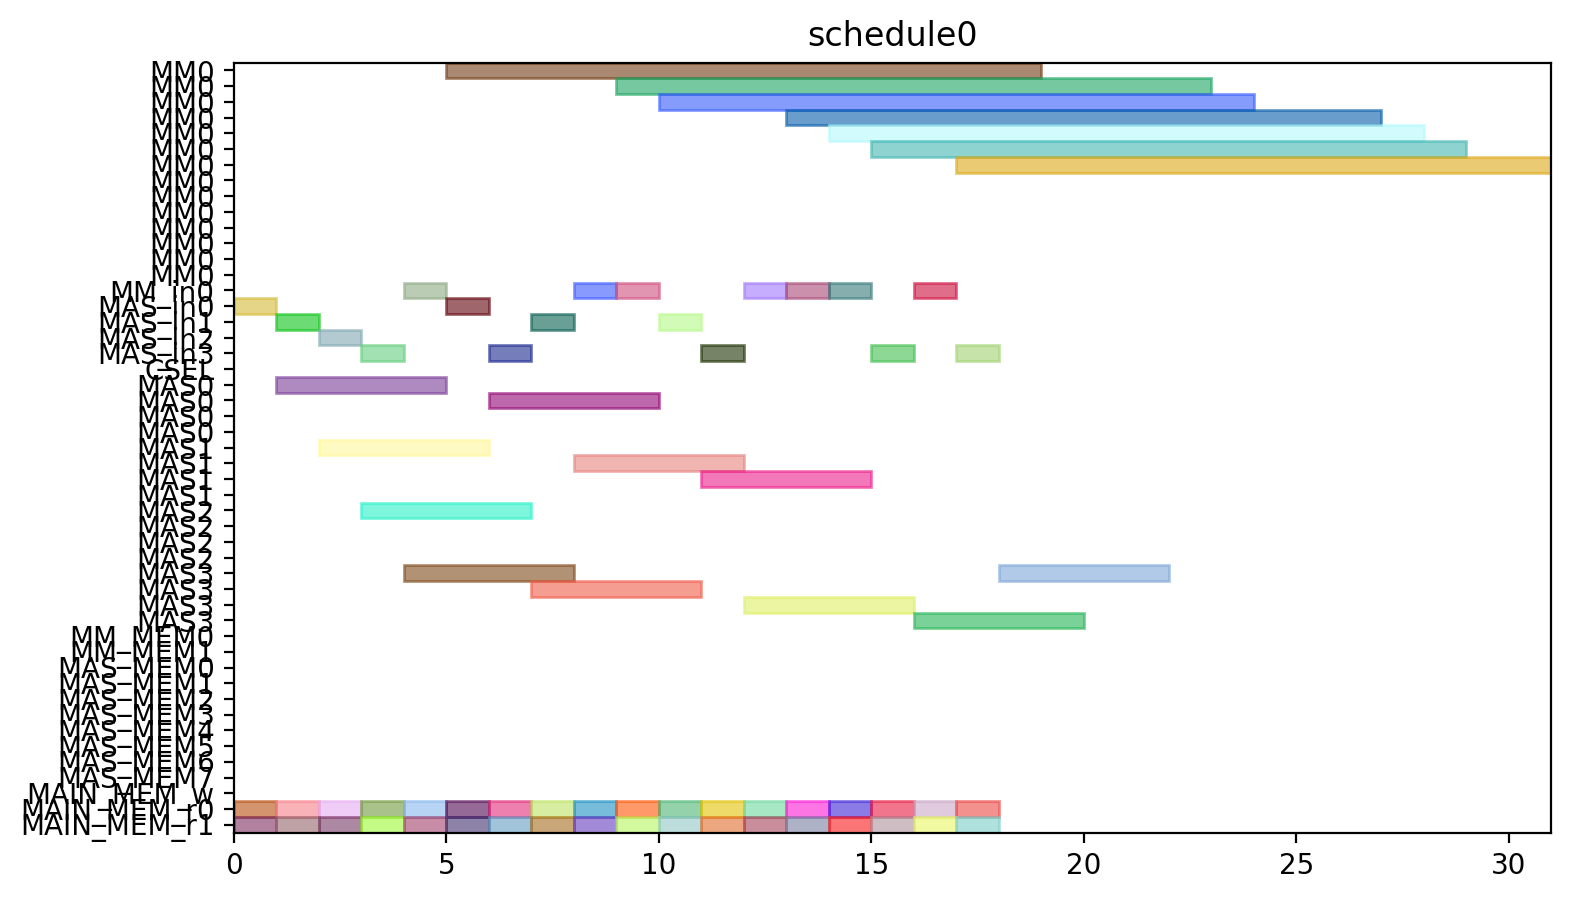

Python code for this plot:
from pyschedule import Scenario, solvers, plotters, alt


def solve():
	horizon = 120
	S = Scenario("schedule0", horizon=horizon)

	# resource
	MM = S.Resources('MM', num=1, size=14)
	MM_in = S.Resources('MM_in', num=1)
	MAS_in = S.Resources('MAS_in', num=4)
	CSEL = S.Resource('CSEL')
	MAS = S.Resources('MAS', num=4, size=4, periods=range(1, horizon))
	MM_MEM = S.Resources('MM_MEM', num=2)
	MAS_MEM = S.Resources('MAS_MEM', num=8)
	MAIN_MEM_w = S.Resource('MAIN_MEM_w', size=1)
	MAIN_MEM_r = S.Resources('MAIN_MEM_r', num=2)

	# result of previous scheduling

	# new tasks
	t0_t0 = S.Task('t0_t0', length=4, delay_cost=1)
	t0_t0 += alt(MAS)
	t0_t0_in = S.Task('t0_t0_in', length=1, delay_cost=1)
	t0_t0_in += alt(MAS_in)
	S += t0_t0_in*MAS_in[0]<=t0_t0*MAS[0]

	S += t0_t0_in*MAS_in[1]<=t0_t0*MAS[1]

	S += t0_t0_in*MAS_in[2]<=t0_t0*MAS[2]

	S += t0_t0_in*MAS_in[3]<=t0_t0*MAS[3]

	t0_t0_mem0 = S.Task('t0_t0_mem0', length=1, delay_cost=1)
	t0_t0_mem0 += MAIN_MEM_r[0]
	S += t0_t0_mem0 <= t0_t0

	t0_t0_mem1 = S.Task('t0_t0_mem1', length=1, delay_cost=1)
	t0_t0_mem1 += MAIN_MEM_r[1]
	S += t0_t0_mem1 <= t0_t0

	t0_t1 = S.Task('t0_t1', length=4, delay_cost=1)
	t0_t1 += alt(MAS)
	t0_t1_in = S.Task('t0_t1_in', length=1, delay_cost=1)
	t0_t1_in += alt(MAS_in)
	S += t0_t1_in*MAS_in[0]<=t0_t1*MAS[0]

	S += t0_t1_in*MAS_in[1]<=t0_t1*MAS[1]

	S += t0_t1_in*MAS_in[2]<=t0_t1*MAS[2]

	S += t0_t1_in*MAS_in[3]<=t0_t1*MAS[3]

	t0_t1_mem0 = S.Task('t0_t1_mem0', length=1, delay_cost=1)
	t0_t1_mem0 += MAIN_MEM_r[0]
	S += t0_t1_mem0 <= t0_t1

	t0_t1_mem1 = S.Task('t0_t1_mem1', length=1, delay_cost=1)
	t0_t1_mem1 += MAIN_MEM_r[1]
	S += t0_t1_mem1 <= t0_t1

	t0_t3 = S.Task('t0_t3', length=14, delay_cost=1)
	t0_t3 += alt(MM)
	t0_t3_in = S.Task('t0_t3_in', length=1, delay_cost=1)
	t0_t3_in += alt(MM_in)
	S += t0_t3_in*MM_in[0]<=t0_t3*MM[0]
	t0_t3_mem0 = S.Task('t0_t3_mem0', length=1, delay_cost=1)
	t0_t3_mem0 += MAIN_MEM_r[0]
	S += t0_t3_mem0 <= t0_t3

	t0_t3_mem1 = S.Task('t0_t3_mem1', length=1, delay_cost=1)
	t0_t3_mem1 += MAIN_MEM_r[1]
	S += t0_t3_mem1 <= t0_t3

	t1_t0 = S.Task('t1_t0', length=4, delay_cost=1)
	t1_t0 += alt(MAS)
	t1_t0_in = S.Task('t1_t0_in', length=1, delay_cost=1)
	t1_t0_in += alt(MAS_in)
	S += t1_t0_in*MAS_in[0]<=t1_t0*MAS[0]

	S += t1_t0_in*MAS_in[1]<=t1_t0*MAS[1]

	S += t1_t0_in*MAS_in[2]<=t1_t0*MAS[2]

	S += t1_t0_in*MAS_in[3]<=t1_t0*MAS[3]

	t1_t0_mem0 = S.Task('t1_t0_mem0', length=1, delay_cost=1)
	t1_t0_mem0 += MAIN_MEM_r[0]
	S += t1_t0_mem0 <= t1_t0

	t1_t0_mem1 = S.Task('t1_t0_mem1', length=1, delay_cost=1)
	t1_t0_mem1 += MAIN_MEM_r[1]
	S += t1_t0_mem1 <= t1_t0

	t1_t1 = S.Task('t1_t1', length=4, delay_cost=1)
	t1_t1 += alt(MAS)
	t1_t1_in = S.Task('t1_t1_in', length=1, delay_cost=1)
	t1_t1_in += alt(MAS_in)
	S += t1_t1_in*MAS_in[0]<=t1_t1*MAS[0]

	S += t1_t1_in*MAS_in[1]<=t1_t1*MAS[1]

	S += t1_t1_in*MAS_in[2]<=t1_t1*MAS[2]

	S += t1_t1_in*MAS_in[3]<=t1_t1*MAS[3]

	t1_t1_mem0 = S.Task('t1_t1_mem0', length=1, delay_cost=1)
	t1_t1_mem0 += MAIN_MEM_r[0]
	S += t1_t1_mem0 <= t1_t1

	t1_t1_mem1 = S.Task('t1_t1_mem1', length=1, delay_cost=1)
	t1_t1_mem1 += MAIN_MEM_r[1]
	S += t1_t1_mem1 <= t1_t1

	t1_t3 = S.Task('t1_t3', length=14, delay_cost=1)
	t1_t3 += alt(MM)
	t1_t3_in = S.Task('t1_t3_in', length=1, delay_cost=1)
	t1_t3_in += alt(MM_in)
	S += t1_t3_in*MM_in[0]<=t1_t3*MM[0]
	t1_t3_mem0 = S.Task('t1_t3_mem0', length=1, delay_cost=1)
	t1_t3_mem0 += MAIN_MEM_r[0]
	S += t1_t3_mem0 <= t1_t3

	t1_t3_mem1 = S.Task('t1_t3_mem1', length=1, delay_cost=1)
	t1_t3_mem1 += MAIN_MEM_r[1]
	S += t1_t3_mem1 <= t1_t3

	t2_t2 = S.Task('t2_t2', length=4, delay_cost=1)
	t2_t2 += alt(MAS)
	t2_t2_in = S.Task('t2_t2_in', length=1, delay_cost=1)
	t2_t2_in += alt(MAS_in)
	S += t2_t2_in*MAS_in[0]<=t2_t2*MAS[0]

	S += t2_t2_in*MAS_in[1]<=t2_t2*MAS[1]

	S += t2_t2_in*MAS_in[2]<=t2_t2*MAS[2]

	S += t2_t2_in*MAS_in[3]<=t2_t2*MAS[3]

	t2_t2_mem0 = S.Task('t2_t2_mem0', length=1, delay_cost=1)
	t2_t2_mem0 += MAIN_MEM_r[0]
	S += t2_t2_mem0 <= t2_t2

	t2_t2_mem1 = S.Task('t2_t2_mem1', length=1, delay_cost=1)
	t2_t2_mem1 += MAIN_MEM_r[1]
	S += t2_t2_mem1 <= t2_t2

	t5_t0 = S.Task('t5_t0', length=14, delay_cost=1)
	t5_t0 += alt(MM)
	t5_t0_in = S.Task('t5_t0_in', length=1, delay_cost=1)
	t5_t0_in += alt(MM_in)
	S += t5_t0_in*MM_in[0]<=t5_t0*MM[0]
	t5_t0_mem0 = S.Task('t5_t0_mem0', length=1, delay_cost=1)
	t5_t0_mem0 += MAIN_MEM_r[0]
	S += t5_t0_mem0 <= t5_t0

	t5_t0_mem1 = S.Task('t5_t0_mem1', length=1, delay_cost=1)
	t5_t0_mem1 += MAIN_MEM_r[1]
	S += t5_t0_mem1 <= t5_t0

	t5_t1 = S.Task('t5_t1', length=14, delay_cost=1)
	t5_t1 += alt(MM)
	t5_t1_in = S.Task('t5_t1_in', length=1, delay_cost=1)
	t5_t1_in += alt(MM_in)
	S += t5_t1_in*MM_in[0]<=t5_t1*MM[0]
	t5_t1_mem0 = S.Task('t5_t1_mem0', length=1, delay_cost=1)
	t5_t1_mem0 += MAIN_MEM_r[0]
	S += t5_t1_mem0 <= t5_t1

	t5_t1_mem1 = S.Task('t5_t1_mem1', length=1, delay_cost=1)
	t5_t1_mem1 += MAIN_MEM_r[1]
	S += t5_t1_mem1 <= t5_t1

	t5_t2 = S.Task('t5_t2', length=4, delay_cost=1)
	t5_t2 += alt(MAS)
	t5_t2_in = S.Task('t5_t2_in', length=1, delay_cost=1)
	t5_t2_in += alt(MAS_in)
	S += t5_t2_in*MAS_in[0]<=t5_t2*MAS[0]

	S += t5_t2_in*MAS_in[1]<=t5_t2*MAS[1]

	S += t5_t2_in*MAS_in[2]<=t5_t2*MAS[2]

	S += t5_t2_in*MAS_in[3]<=t5_t2*MAS[3]

	t5_t2_mem0 = S.Task('t5_t2_mem0', length=1, delay_cost=1)
	t5_t2_mem0 += MAIN_MEM_r[0]
	S += t5_t2_mem0 <= t5_t2

	t5_t2_mem1 = S.Task('t5_t2_mem1', length=1, delay_cost=1)
	t5_t2_mem1 += MAIN_MEM_r[1]
	S += t5_t2_mem1 <= t5_t2

	t5_t3 = S.Task('t5_t3', length=4, delay_cost=1)
	t5_t3 += alt(MAS)
	t5_t3_in = S.Task('t5_t3_in', length=1, delay_cost=1)
	t5_t3_in += alt(MAS_in)
	S += t5_t3_in*MAS_in[0]<=t5_t3*MAS[0]

	S += t5_t3_in*MAS_in[1]<=t5_t3*MAS[1]

	S += t5_t3_in*MAS_in[2]<=t5_t3*MAS[2]

	S += t5_t3_in*MAS_in[3]<=t5_t3*MAS[3]

	t5_t3_mem0 = S.Task('t5_t3_mem0', length=1, delay_cost=1)
	t5_t3_mem0 += MAIN_MEM_r[0]
	S += t5_t3_mem0 <= t5_t3

	t5_t3_mem1 = S.Task('t5_t3_mem1', length=1, delay_cost=1)
	t5_t3_mem1 += MAIN_MEM_r[1]
	S += t5_t3_mem1 <= t5_t3

	t7_t0 = S.Task('t7_t0', length=4, delay_cost=1)
	t7_t0 += alt(MAS)
	t7_t0_in = S.Task('t7_t0_in', length=1, delay_cost=1)
	t7_t0_in += alt(MAS_in)
	S += t7_t0_in*MAS_in[0]<=t7_t0*MAS[0]

	S += t7_t0_in*MAS_in[1]<=t7_t0*MAS[1]

	S += t7_t0_in*MAS_in[2]<=t7_t0*MAS[2]

	S += t7_t0_in*MAS_in[3]<=t7_t0*MAS[3]

	t7_t0_mem0 = S.Task('t7_t0_mem0', length=1, delay_cost=1)
	t7_t0_mem0 += MAIN_MEM_r[0]
	S += t7_t0_mem0 <= t7_t0

	t7_t0_mem1 = S.Task('t7_t0_mem1', length=1, delay_cost=1)
	t7_t0_mem1 += MAIN_MEM_r[1]
	S += t7_t0_mem1 <= t7_t0

	t7_t1 = S.Task('t7_t1', length=4, delay_cost=1)
	t7_t1 += alt(MAS)
	t7_t1_in = S.Task('t7_t1_in', length=1, delay_cost=1)
	t7_t1_in += alt(MAS_in)
	S += t7_t1_in*MAS_in[0]<=t7_t1*MAS[0]

	S += t7_t1_in*MAS_in[1]<=t7_t1*MAS[1]

	S += t7_t1_in*MAS_in[2]<=t7_t1*MAS[2]

	S += t7_t1_in*MAS_in[3]<=t7_t1*MAS[3]

	t7_t1_mem0 = S.Task('t7_t1_mem0', length=1, delay_cost=1)
	t7_t1_mem0 += MAIN_MEM_r[0]
	S += t7_t1_mem0 <= t7_t1

	t7_t1_mem1 = S.Task('t7_t1_mem1', length=1, delay_cost=1)
	t7_t1_mem1 += MAIN_MEM_r[1]
	S += t7_t1_mem1 <= t7_t1

	t7_t3 = S.Task('t7_t3', length=14, delay_cost=1)
	t7_t3 += alt(MM)
	t7_t3_in = S.Task('t7_t3_in', length=1, delay_cost=1)
	t7_t3_in += alt(MM_in)
	S += t7_t3_in*MM_in[0]<=t7_t3*MM[0]
	t7_t3_mem0 = S.Task('t7_t3_mem0', length=1, delay_cost=1)
	t7_t3_mem0 += MAIN_MEM_r[0]
	S += t7_t3_mem0 <= t7_t3

	t7_t3_mem1 = S.Task('t7_t3_mem1', length=1, delay_cost=1)
	t7_t3_mem1 += MAIN_MEM_r[1]
	S += t7_t3_mem1 <= t7_t3

	t10_t0 = S.Task('t10_t0', length=14, delay_cost=1)
	t10_t0 += alt(MM)
	t10_t0_in = S.Task('t10_t0_in', length=1, delay_cost=1)
	t10_t0_in += alt(MM_in)
	S += t10_t0_in*MM_in[0]<=t10_t0*MM[0]
	t10_t0_mem0 = S.Task('t10_t0_mem0', length=1, delay_cost=1)
	t10_t0_mem0 += MAIN_MEM_r[0]
	S += t10_t0_mem0 <= t10_t0

	t10_t0_mem1 = S.Task('t10_t0_mem1', length=1, delay_cost=1)
	t10_t0_mem1 += MAIN_MEM_r[1]
	S += t10_t0_mem1 <= t10_t0

	t10_t1 = S.Task('t10_t1', length=14, delay_cost=1)
	t10_t1 += alt(MM)
	t10_t1_in = S.Task('t10_t1_in', length=1, delay_cost=1)
	t10_t1_in += alt(MM_in)
	S += t10_t1_in*MM_in[0]<=t10_t1*MM[0]
	t10_t1_mem0 = S.Task('t10_t1_mem0', length=1, delay_cost=1)
	t10_t1_mem0 += MAIN_MEM_r[0]
	S += t10_t1_mem0 <= t10_t1

	t10_t1_mem1 = S.Task('t10_t1_mem1', length=1, delay_cost=1)
	t10_t1_mem1 += MAIN_MEM_r[1]
	S += t10_t1_mem1 <= t10_t1

	t10_t2 = S.Task('t10_t2', length=4, delay_cost=1)
	t10_t2 += alt(MAS)
	t10_t2_in = S.Task('t10_t2_in', length=1, delay_cost=1)
	t10_t2_in += alt(MAS_in)
	S += t10_t2_in*MAS_in[0]<=t10_t2*MAS[0]

	S += t10_t2_in*MAS_in[1]<=t10_t2*MAS[1]

	S += t10_t2_in*MAS_in[2]<=t10_t2*MAS[2]

	S += t10_t2_in*MAS_in[3]<=t10_t2*MAS[3]

	t10_t2_mem0 = S.Task('t10_t2_mem0', length=1, delay_cost=1)
	t10_t2_mem0 += MAIN_MEM_r[0]
	S += t10_t2_mem0 <= t10_t2

	t10_t2_mem1 = S.Task('t10_t2_mem1', length=1, delay_cost=1)
	t10_t2_mem1 += MAIN_MEM_r[1]
	S += t10_t2_mem1 <= t10_t2

	t10_t3 = S.Task('t10_t3', length=4, delay_cost=1)
	t10_t3 += alt(MAS)
	t10_t3_in = S.Task('t10_t3_in', length=1, delay_cost=1)
	t10_t3_in += alt(MAS_in)
	S += t10_t3_in*MAS_in[0]<=t10_t3*MAS[0]

	S += t10_t3_in*MAS_in[1]<=t10_t3*MAS[1]

	S += t10_t3_in*MAS_in[2]<=t10_t3*MAS[2]

	S += t10_t3_in*MAS_in[3]<=t10_t3*MAS[3]

	t10_t3_mem0 = S.Task('t10_t3_mem0', length=1, delay_cost=1)
	t10_t3_mem0 += MAIN_MEM_r[0]
	S += t10_t3_mem0 <= t10_t3

	t10_t3_mem1 = S.Task('t10_t3_mem1', length=1, delay_cost=1)
	t10_t3_mem1 += MAIN_MEM_r[1]
	S += t10_t3_mem1 <= t10_t3

	solvers.mip.solve(S,msg=1,kind='CPLEX',ratio_gap=1.01)

	solution = [['hoge']*len(S.solution()[1]) for i in range(len(S.solution()))]
	for i in range(len(S.solution())):
		for j in range(len(S.solution()[i])):
			solution[i][j]=str(S.solution()[i][j])
	print(solution)

	cycles = int(solution[-1][3])

	pic_file_name = "/mnt/rose/usr1/fukuda/ABE/multiRAM_multiMAS_16mux/scheduling_result/stage14MM1_stage4MAS4/EP2_DBL_w_EVAL/schedule0.png"
	if(S.solution() != []):
		plotters.matplotlib.plot(S,img_filename=pic_file_name, show_task_labels=False, fig_size=(cycles*0.25+3, 5))

	return solution
